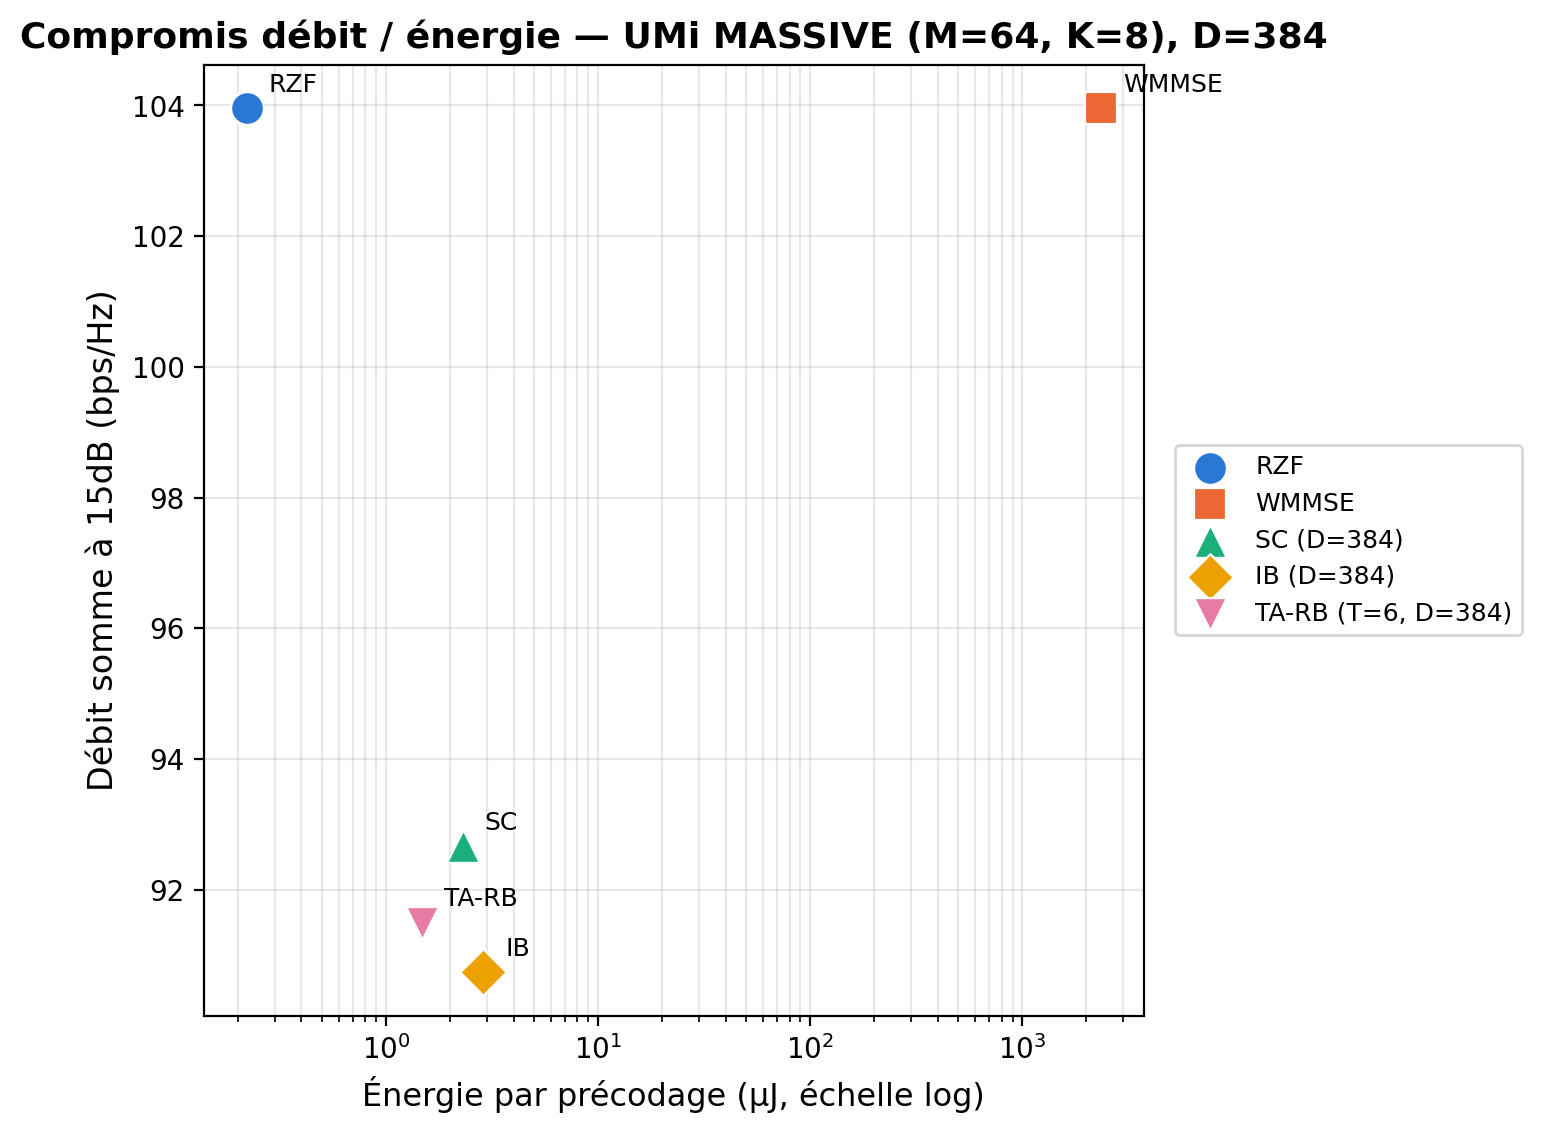

Python code for this plot:
"""
figB_pareto_energy.py — Figure B, UMi MASSIVE (M=64, K=8), VARIANTE
D=384,L=4. Pareto débit/énergie, mêmes conventions que la figure de
production (`umi_massive/figB_pareto_energy.py`, D=128, INTACTE) --
purement descriptif, aucune recommandation visuelle.

Usage: python3 figB_pareto_energy.py  (depuis son propre dossier, CPU)
"""
import json
import numpy as np
import matplotlib
matplotlib.use('Agg')
import matplotlib.pyplot as plt

DATA_DIR = '../../'

COLORS = {'RZF': '#2a78d6', 'WMMSE': '#eb6834', 'SC': '#1baf7a', 'IB': '#eda100', 'TA-RB': '#e87ba4'}
MARKERS = {'RZF': 'o', 'WMMSE': 's', 'SC': '^', 'IB': 'D', 'TA-RB': 'v'}
LABELS = {'RZF': 'RZF', 'WMMSE': 'WMMSE', 'SC': 'SC (D=384)', 'IB': 'IB (D=384)', 'TA-RB': 'TA-RB (T=6, D=384)'}
ARCH_KEY = {'SC': 'single_sc', 'IB': 'intra_rb', 'TA-RB': 'ta_rb_residual'}

classical = np.load(DATA_DIR + 'classical_comparison_M64K8_true.npy', allow_pickle=True).item()
snr_classical = classical['snr']
energy = json.load(open(DATA_DIR + 'complexity_energy_massive_capD384L4.json'))
neural_evals = {k: json.load(open(DATA_DIR + f'diag_massive_gap_fullbudget_{ARCH_KEY[k]}_cap_d384l4.json'))['evals']
                for k in ('SC', 'IB', 'TA-RB')}

rate15_rzf = float(np.interp(15.0, snr_classical, classical['rzf_full']))
rate15_wmmse = float(np.interp(15.0, snr_classical, classical['wmmse']))
points = {
    'RZF':   (energy['RZF']['energy_uj'], rate15_rzf),
    'WMMSE': (energy['WMMSE']['energy_uj'], rate15_wmmse),
    'SC':    (energy['SingleSC']['energy_uj_int8'], neural_evals['SC']['15.0']),
    'IB':    (energy['IntraRB']['energy_uj_int8'], neural_evals['IB']['15.0']),
    'TA-RB': (energy['TA_RB_residual']['energy_uj_int8'], neural_evals['TA-RB']['15.0']),
}

fig, ax = plt.subplots(figsize=(7.5, 5.8))
for k, (e, r) in points.items():
    ax.scatter(e, r, s=140, color=COLORS[k], marker=MARKERS[k], label=LABELS[k],
               zorder=3, edgecolors='white', linewidths=0.8)
    ax.annotate(k, (e, r), textcoords='offset points', xytext=(8, 6), fontsize=9)

ax.set_xscale('log')
ax.set_xlabel('Énergie par précodage (µJ, échelle log)', fontsize=11.5)
ax.set_ylabel('Débit somme à 15dB (bps/Hz)', fontsize=12)
ax.set_title('Compromis débit / énergie — UMi MASSIVE (M=64, K=8), D=384', fontsize=13, fontweight='bold')
ax.legend(fontsize=9, loc='center left', bbox_to_anchor=(1.02, 0.5))
ax.grid(True, alpha=0.3, which='both')
fig.tight_layout()
fig.savefig('figB_pareto_energy.png', dpi=200, bbox_inches='tight')
fig.savefig('figB_pareto_energy.pdf', bbox_inches='tight')
plt.close(fig)

out = {k: {'energy_uj': e, 'rate15': r} for k, (e, r) in points.items()}
with open('figB_pareto_energy.json', 'w') as f:
    json.dump(out, f, indent=2)
print('✅ Figure B (UMi MASSIVE, D=384) -> figB_pareto_energy.{png,pdf,json}')
